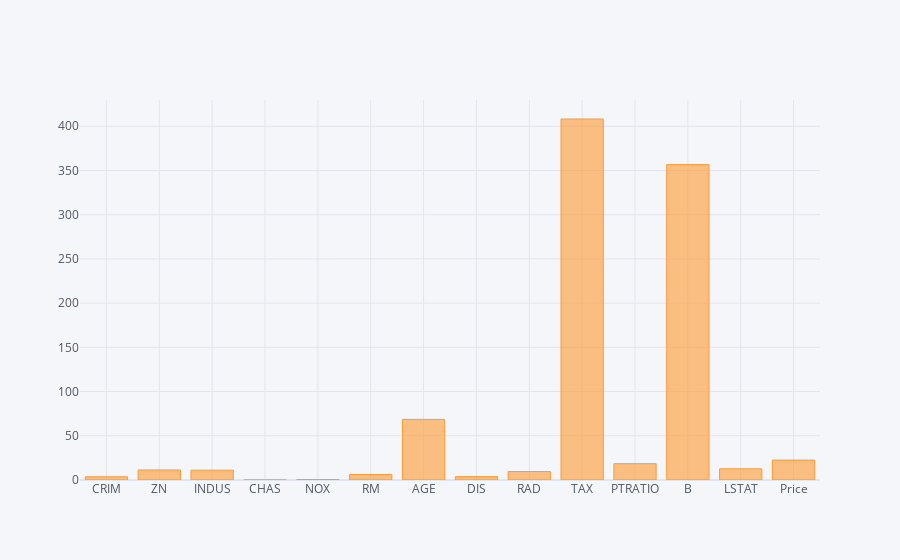

Notebook code for this chart:
### Code cell
data_desc.loc['mean'].iplot(kind='bar')

### Figure 1 — Plotly figure (JSON) as saved in the notebook; plotly's stock layout.template omitted (floating-point values rounded to 4 significant figures)
{"data": [{"marker": {"color": "rgba(255, 153, 51, 0.6)", "line": {"color": "rgba(255, 153, 51, 1.0)", "width": 1}}, "name": "mean", "orientation": "v", "text": "", "type": "bar", "x": ["CRIM", "ZN", "INDUS", "CHAS", "NOX", "RM", "AGE", "DIS", "RAD", "TAX", "PTRATIO", "B", "LSTAT", "Price"], "y": [3.614, 11.36, 11.14, 0.06917, 0.5547, 6.285, 68.57, 3.795, 9.549, 408.2, 18.46, 356.7, 12.65, 22.53]}], "layout": {"legend": {"bgcolor": "#F5F6F9", "font": {"color": "#4D5663"}}, "paper_bgcolor": "#F5F6F9", "plot_bgcolor": "#F5F6F9", "title": {"font": {"color": "#4D5663"}}, "xaxis": {"gridcolor": "#E1E5ED", "showgrid": true, "tickfont": {"color": "#4D5663"}, "title": {"font": {"color": "#4D5663"}, "text": ""}, "zerolinecolor": "#E1E5ED"}, "yaxis": {"gridcolor": "#E1E5ED", "showgrid": true, "tickfont": {"color": "#4D5663"}, "title": {"font": {"color": "#4D5663"}, "text": ""}, "zerolinecolor": "#E1E5ED"}}}
